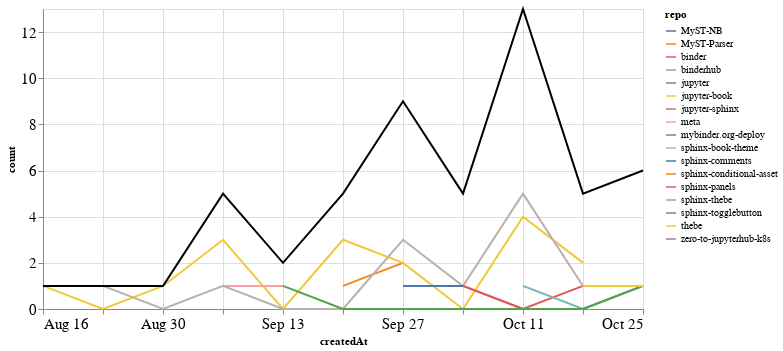

Write notebook code for a chart like this one.
### Markdown cell above
## PRs

### Code cell
prs_time = prs.groupby('repo').resample('W', on='createdAt').count()['author'].reset_index()
prs_time = prs_time.rename(columns={'author': 'count'})
prs_time_total = prs_time.groupby('createdAt').agg({"count": "sum"}).reset_index()

ch1 = alt.Chart(prs_time, width=600).mark_line().encode(
    x='createdAt',
    y='count',
    color='repo',
    tooltip="repo"
)

ch2 = alt.Chart(prs_time_total, width=600).mark_line(color="black").encode(
    x='createdAt',
    y='count',
)

ch1 + ch2

### Figure 1 — Vega-Lite specification as saved in the notebook (floating-point values rounded to 4 significant figures)
{"config": {"axisLeft": {"labelFontSize": 15}, "axisBottom": {"labelFontSize": 15}}, "layer": [{"data": {"name": "data-4a15627d375b89783205176f2b3bc001"}, "mark": "line", "encoding": {"color": {"type": "nominal", "field": "repo"}, "tooltip": {"type": "nominal", "field": "repo"}, "x": {"type": "temporal", "field": "createdAt"}, "y": {"type": "quantitative", "field": "count"}}, "width": 600}, {"data": {"name": "data-667232b96c260a34cd89a79f1874b814"}, "mark": {"type": "line", "color": "black"}, "encoding": {"x": {"type": "temporal", "field": "createdAt"}, "y": {"type": "quantitative", "field": "count"}}, "width": 600}], "$schema": "https://vega.github.io/schema/vega-lite/v4.8.1.json", "datasets": {"data-4a15627d375b89783205176f2b3bc001": [{"repo": "MyST-NB", "createdAt": "2020-10-11T00:00:00", "count": 1}, {"repo": "MyST-Parser", "createdAt": "2020-09-20T00:00:00", "count": 1}, {"repo": "MyST-Parser", "createdAt": "2020-09-27T00:00:00", "count": 2}, {"repo": "binder", "createdAt": "2020-10-04T00:00:00", "count": 1}, {"repo": "binder", "createdAt": "2020-10-11T00:00:00", "count": 0}, {"repo": "binder", "createdAt": "2020-10-18T00:00:00", "count": 1}, {"repo": "binderhub", "createdAt": "2020-10-04T00:00:00", "count": 1}, {"repo": "jupyter", "createdAt": "2020-09-20T00:00:00", "count": 1}, {"repo": "jupyter-book", "createdAt": "2020-08-16T00:00:00", "count": 1}, {"repo": "jupyter-book", "createdAt": "2020-08-23T00:00:00", "count": 0}, {"repo": "jupyter-book", "createdAt": "2020-08-30T00:00:00", "count": 1}, {"repo": "jupyter-book", "createdAt": "2020-09-06T00:00:00", "count": 3}, {"repo": "jupyter-book", "createdAt": "2020-09-13T00:00:00", "count": 0}, {"repo": "jupyter-book", "createdAt": "2020-09-20T00:00:00", "count": 3}, {"repo": "jupyter-book", "createdAt": "2020-09-27T00:00:00", "count": 2}, {"repo": "jupyter-book", "createdAt": "2020-10-04T00:00:00", "count": 0}, {"repo": "jupyter-book", "createdAt": "2020-10-11T00:00:00", "count": 4}, {"repo": "jupyter-book", "createdAt": "2020-10-18T00:00:00", "count": 2}, {"repo": "jupyter-sphinx", "createdAt": "2020-09-27T00:00:00", "count": 1}, {"repo": "meta", "createdAt": "2020-09-06T00:00:00", "count": 1}, {"repo": "meta", "createdAt": "2020-09-13T00:00:00", "count": 1}, {"repo": "mybinder.org-deploy", "createdAt": "2020-10-11T00:00:00", "count": 1}, {"repo": "sphinx-book-theme", "createdAt": "2020-08-23T00:00:00", "count": 1}, {"repo": "sphinx-book-theme", "createdAt": "2020-08-30T00:00:00", "count": 0}, {"repo": "sphinx-book-theme", "createdAt": "2020-09-06T00:00:00", "count": 1}, {"repo": "sphinx-book-theme", "createdAt": "2020-09-13T00:00:00", "count": 0}, {"repo": "sphinx-book-theme", "createdAt": "2020-09-20T00:00:00", "count": 0}, {"repo": "sphinx-book-theme", "createdAt": "2020-09-27T00:00:00", "count": 3}, {"repo": "sphinx-book-theme", "createdAt": "2020-10-04T00:00:00", "count": 1}, {"repo": "sphinx-book-theme", "createdAt": "2020-10-11T00:00:00", "count": 5}, {"repo": "sphinx-book-theme", "createdAt": "2020-10-18T00:00:00", "count": 1}, {"repo": "sphinx-comments", "createdAt": "2020-09-27T00:00:00", "count": 1}, {"repo": "sphinx-comments", "createdAt": "2020-10-04T00:00:00", "count": 1}, {"repo": "sphinx-conditional-asset", "createdAt": "2020-10-25T00:00:00", "count": 2}, {"repo": "sphinx-panels", "createdAt": "2020-10-04T00:00:00", "count": 1}, {"repo": "sphinx-panels", "createdAt": "2020-10-11T00:00:00", "count": 0}, {"repo": "sphinx-panels", "createdAt": "2020-10-18T00:00:00", "count": 0}, {"repo": "sphinx-panels", "createdAt": "2020-10-25T00:00:00", "count": 1}, {"repo": "sphinx-thebe", "createdAt": "2020-10-11T00:00:00", "count": 1}, {"repo": "sphinx-thebe", "createdAt": "2020-10-18T00:00:00", "count": 0}, {"repo": "sphinx-thebe", "createdAt": "2020-10-25T00:00:00", "count": 1}, {"repo": "sphinx-togglebutton", "createdAt": "2020-09-13T00:00:00", "count": 1}, {"repo": "sphinx-togglebutton", "createdAt": "2020-09-20T00:00:00", "count": 0}, {"repo": "sphinx-togglebutton", "createdAt": "2020-09-27T00:00:00", "count": 0}, {"repo": "sphinx-togglebutton", "createdAt": "2020-10-04T00:00:00", "count": 0}, {"repo": "sphinx-togglebutton", "createdAt": "2020-10-11T00:00:00", "count": 0}, {"repo": "sphinx-togglebutton", "createdAt": "2020-10-18T00:00:00", "count": 0}, {"repo": "sphinx-togglebutton", "createdAt": "2020-10-25T00:00:00", "count": 1}, {"repo": "thebe", "createdAt": "2020-10-18T00:00:00", "count": 1}, {"repo": "thebe", "createdAt": "2020-10-25T00:00:00", "count": 1}, {"repo": "zero-to-jupyterhub-k8s", "createdAt": "2020-10-11T00:00:00", "count": 1}], "data-667232b96c260a34cd89a79f1874b814": [{"createdAt": "2020-08-16T00:00:00", "count": 1}, {"createdAt": "2020-08-23T00:00:00", "count": 1}, {"createdAt": "2020-08-30T00:00:00", "count": 1}, {"createdAt": "2020-09-06T00:00:00", "count": 5}, {"createdAt": "2020-09-13T00:00:00", "count": 2}, {"createdAt": "2020-09-20T00:00:00", "count": 5}, {"createdAt": "2020-09-27T00:00:00", "count": 9}, {"createdAt": "2020-10-04T00:00:00", "count": 5}, {"createdAt": "2020-10-11T00:00:00", "count": 13}, {"createdAt": "2020-10-18T00:00:00", "count": 5}, {"createdAt": "2020-10-25T00:00:00", "count": 6}]}}
